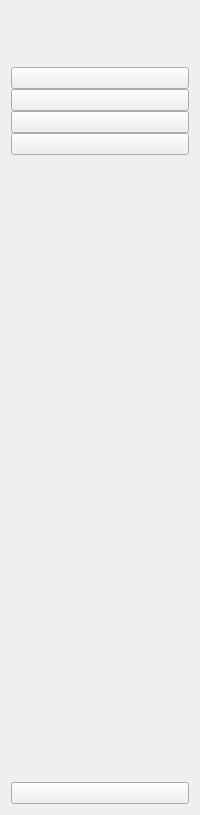
     <widget class="QWidget" name="icon_only_sidebar" native="true">
      <layout class="QVBoxLayout" name="verticalLayout_3">
       <item>
        <layout class="QHBoxLayout" name="logo_icon_2">
         <item>
          <widget class="QLabel" name="logo_icon">
           <property name="minimumSize">
            <size>
             <width>50</width>
             <height>50</height>
            </size>
           </property>
           <property name="maximumSize">
            <size>
             <width>50</width>
             <height>50</height>
            </size>
           </property>
           <property name="text">
            <string/>
           </property>
           <property name="pixmap">
            <pixmap resource="resources.qrc">:/White/assets/icon/white/alert-octagon.svg</pixmap>
           </property>
           <property name="scaledContents">
            <bool>true</bool>
           </property>
          </widget>
         </item>
        </layout>
       </item>
       <item>
        <layout class="QVBoxLayout" name="verticalLayout">
         <property name="spacing">
          <number>0</number>
         </property>
         <item>
          <widget class="QPushButton" name="home_btn_icon">
           <property name="text">
            <string/>
           </property>
           <property name="icon">
            <iconset resource="resources.qrc">
             <normaloff>:/White/assets/icon/white/home.svg</normaloff>
             <normalon>:/Green/assets/icon/dark_green/home.svg</normalon>:/White/assets/icon/white/home.svg</iconset>
           </property>
           <property name="iconSize">
            <size>
             <width>20</width>
             <height>20</height>
            </size>
           </property>
           <property name="checkable">
            <bool>true</bool>
           </property>
           <property name="autoExclusive">
            <bool>true</bool>
           </property>
          </widget>
         </item>
         <item>
          <widget class="QPushButton" name="add_product_btn_icon">
           <property name="text">
            <string/>
           </property>
           <property name="icon">
            <iconset resource="resources.qrc">
             <normaloff>:/White/assets/icon/white/archive.svg</normaloff>
             <normalon>:/Green/assets/icon/dark_green/archive.svg</normalon>:/White/assets/icon/white/archive.svg</iconset>
           </property>
           <property name="iconSize">
            <size>
             <width>20</width>
             <height>20</height>
            </size>
           </property>
           <property name="checkable">
            <bool>true</bool>
           </property>
           <property name="autoExclusive">
            <bool>true</bool>
           </property>
          </widget>
         </item>
         <item>
          <widget class="QPushButton" name="add_po_btn_icon">
           <property name="text">
            <string/>
           </property>
           <property name="icon">
            <iconset resource="resources.qrc">
             <normaloff>:/White/assets/icon/white/file-plus.svg</normaloff>
             <normalon>:/Green/assets/icon/dark_green/file-plus.svg</normalon>:/White/assets/icon/white/file-plus.svg</iconset>
           </property>
           <property name="iconSize">
            <size>
             <width>20</width>
             <height>20</height>
            </size>
           </property>
           <property name="checkable">
            <bool>true</bool>
           </property>
           <property name="autoExclusive">
            <bool>true</bool>
           </property>
          </widget>
         </item>
         <item>
          <widget class="QPushButton" name="make_do_btn_icon">
           <property name="text">
            <string/>
           </property>
           <property name="icon">
            <iconset resource="resources.qrc">
             <normaloff>:/White/assets/icon/white/file-text.svg</normaloff>
             <normalon>:/Green/assets/icon/dark_green/file-text.svg</normalon>:/White/assets/icon/white/file-text.svg</iconset>
           </property>
           <property name="iconSize">
            <size>
             <width>20</width>
             <height>20</height>
            </size>
           </property>
           <property name="checkable">
            <bool>true</bool>
           </property>
           <property name="autoExclusive">
            <bool>true</bool>
           </property>
          </widget>
         </item>
        </layout>
       </item>
       <item>
        <spacer name="verticalSpacer">
         <property name="orientation">
          <enum>Qt::Vertical</enum>
         </property>
         <property name="sizeHint" stdset="0">
          <size>
           <width>20</width>
           <height>621</height>
          </size>
         </property>
        </spacer>
       </item>
       <item>
        <widget class="QPushButton" name="exit_btn_icon">
         <property name="text">
          <string/>
         </property>
         <property name="icon">
          <iconset resource="resources.qrc">
           <normaloff>:/White/assets/icon/white/x-square.svg</normaloff>
           <normalon>:/Green/assets/icon/green/x-square.svg</normalon>:/White/assets/icon/white/x-square.svg</iconset>
         </property>
         <property name="iconSize">
          <size>
           <width>20</width>
           <height>20</height>
          </size>
         </property>
        </widget>
       </item>
      </layout>
     </widget>
